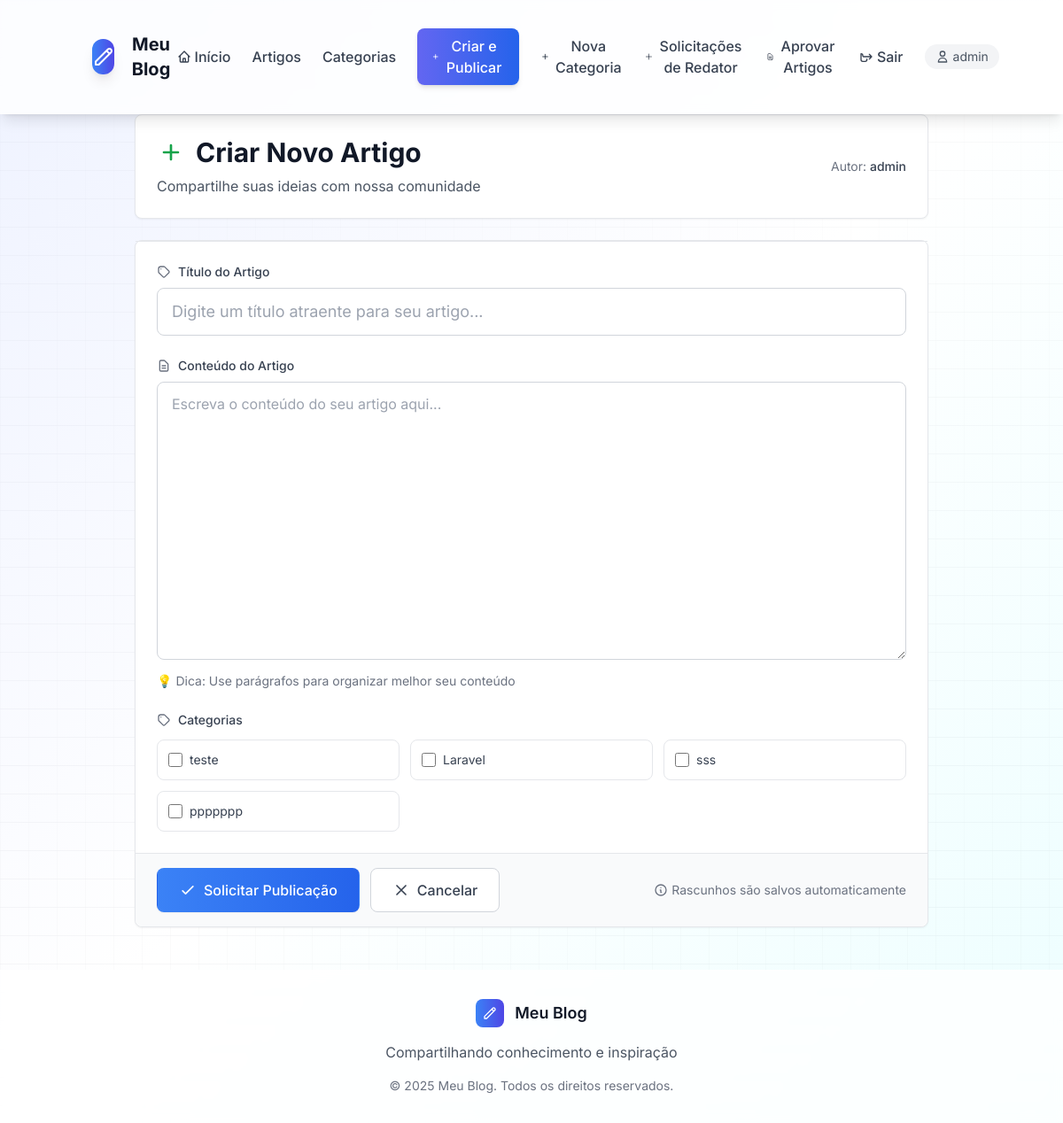
The page /artigo/novo/ (signed in) on the database as committed earlier.
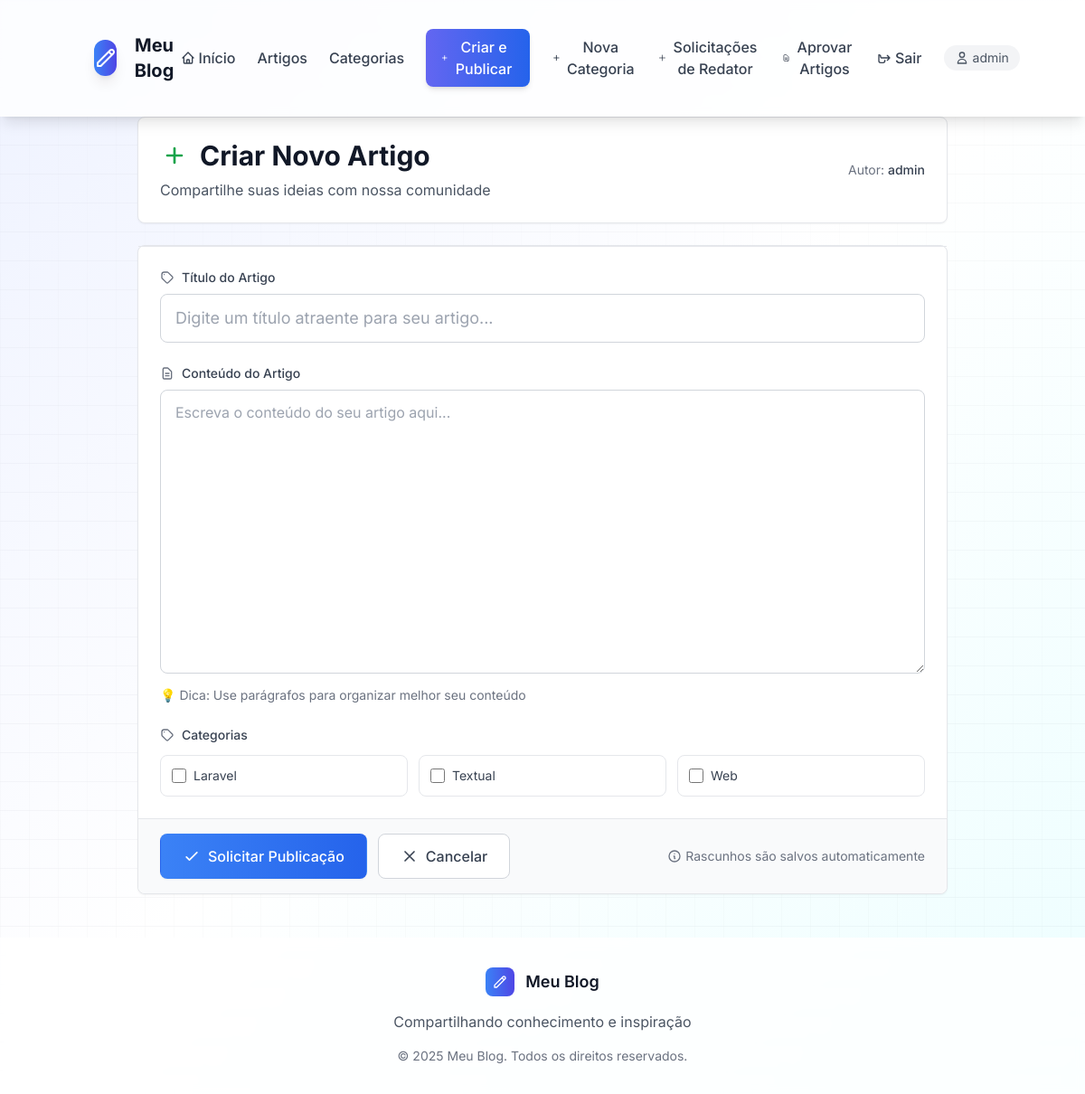
The same page on the database as committed later.
### blog/models.py (models this page shows)
class Categoria(models.Model):
    nome = models.CharField(max_length=100)
    descricao = models.TextField(blank=True)
    def __str__(self):
        return self.nome
    class Meta:
        verbose_name = 'Categoria'
        verbose_name_plural = 'Categorias'

### blog/views.py (the view)
# urls.py: path('artigo/novo/', views.artigo_create, name='artigo_create'),
@login_required
@user_passes_test(is_redator_or_admin)
def artigo_create(request):
    if request.method == 'POST':
        form = ArtigoForm(request.POST)
        if form.is_valid():
            artigo = form.save(commit=False)
            artigo.autor = request.user
            if not request.user.is_admin():
                artigo.publicado = False
            artigo.save()
            form.save_m2m()
            if artigo.publicado:
                messages.success(request, 'Artigo criado e publicado com sucesso!')
            else:
                messages.success(request, 'Artigo enviado para aprovação!')
            return redirect('artigo_list')
    else:
        form = ArtigoForm()
    return render(request, 'blog/artigo_form.html', {'form': form})

### blog/forms.py
class ArtigoForm(forms.ModelForm):
    class Meta:
        model = Artigo
        fields = ['titulo', 'conteudo', 'categorias', 'publicado']
        widgets = {
            'titulo': forms.TextInput(attrs={'class': 'form-control'}),
            'conteudo': forms.Textarea(attrs={'class': 'form-control', 'rows': 10}),
            'categorias': forms.CheckboxSelectMultiple(),
        }

### blog/models.py (called while the page is built)
    def is_leitor(self):
        return self.tipo_usuario == self.LEITOR

    def is_redator(self):
        return self.tipo_usuario == self.REDATOR

    def is_admin(self):
        return self.tipo_usuario == self.ADMIN

### blog/views.py (called while the page is built)
def is_redator_or_admin(user):
    return user.is_authenticated and (user.is_redator() or user.is_admin())

### blog/templates/blog/artigo_form.html (shortened to what the changed rows need)
{% extends 'blog/base.html' %}
{% block content %}
<div class="max-w-4xl mx-auto">
    <div class="bg-white rounded-lg shadow-sm border border-gray-200 mb-6 p-6">
        <div class="flex items-center justify-between">
            <div>
                <h1 class="text-3xl font-bold text-gray-900">
                    {% if form.instance.pk %}
                        <span class="flex items-center">
                            <svg class="w-8 h-8 mr-3 text-blue-600" fill="none" stroke="currentColor" viewBox="0 0 24 24">
                                <path stroke-linecap="round" stroke-linejoin="round" stroke-width="2" d="M11 5H6a2 2 0 00-2 2v11a2 2 0 002 2h11a2 2 0 002-2v-5m-1.414-9.414a2 2 0 112.828 2.828L11.828 15H9v-2.828l8.586-8.586z"></path>
                            </svg>
                            Editar Artigo
                        </span>
                    {% else %}
                        <span class="flex items-center">
                            <svg class="w-8 h-8 mr-3 text-green-600" fill="none" stroke="currentColor" viewBox="0 0 24 24">
                                <path stroke-linecap="round" stroke-linejoin="round" stroke-width="2" d="M12 6v6m0 0v6m0-6h6m-6 0H6"></path>
                            </svg>
                            Criar Novo Artigo
                        </span>
                    {% endif %}
                </h1>
            </div>
        </div>
    </div>
    <div class="bg-white rounded-lg shadow-sm border border-gray-200">
        <form method="POST" enctype="multipart/form-data" class="divide-y divide-gray-200">
            <div class="p-6 space-y-6">
                <div>
                    <div class="grid grid-cols-2 md:grid-cols-3 gap-3">
                        {% for choice in form.categorias %}
                            <label class="flex items-center p-3 border border-gray-200 rounded-lg hover:bg-gray-50 cursor-pointer transition duration-200">
                                {{ choice.tag }}
                                <span class="ml-2 text-sm text-gray-700">{{ choice.choice_label }}</span>
                            </label>
                        {% endfor %}
                    </div>
                </div>
            </div>
        </form>
    </div>
</div>
{% endblock %}

Rows that differ between the two databases and show on the page:
removed Categoria: choice_label "teste"
removed Categoria: choice_label "sss"
removed Categoria: choice_label "ppppppp"
added Categoria: choice_label "Textual"
added Categoria: choice_label "Web"
